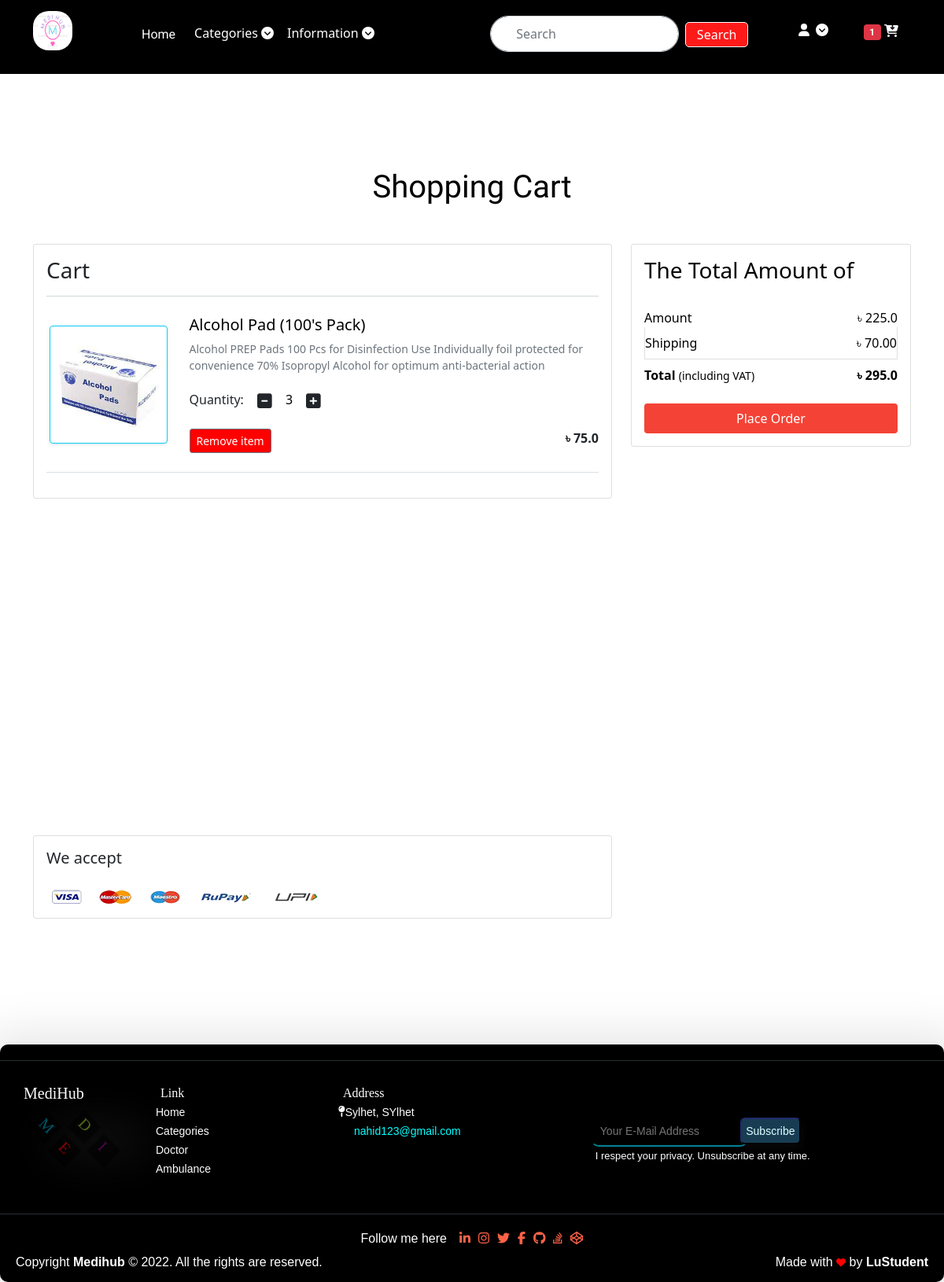
The app's page /cart/ (signed in), older data.
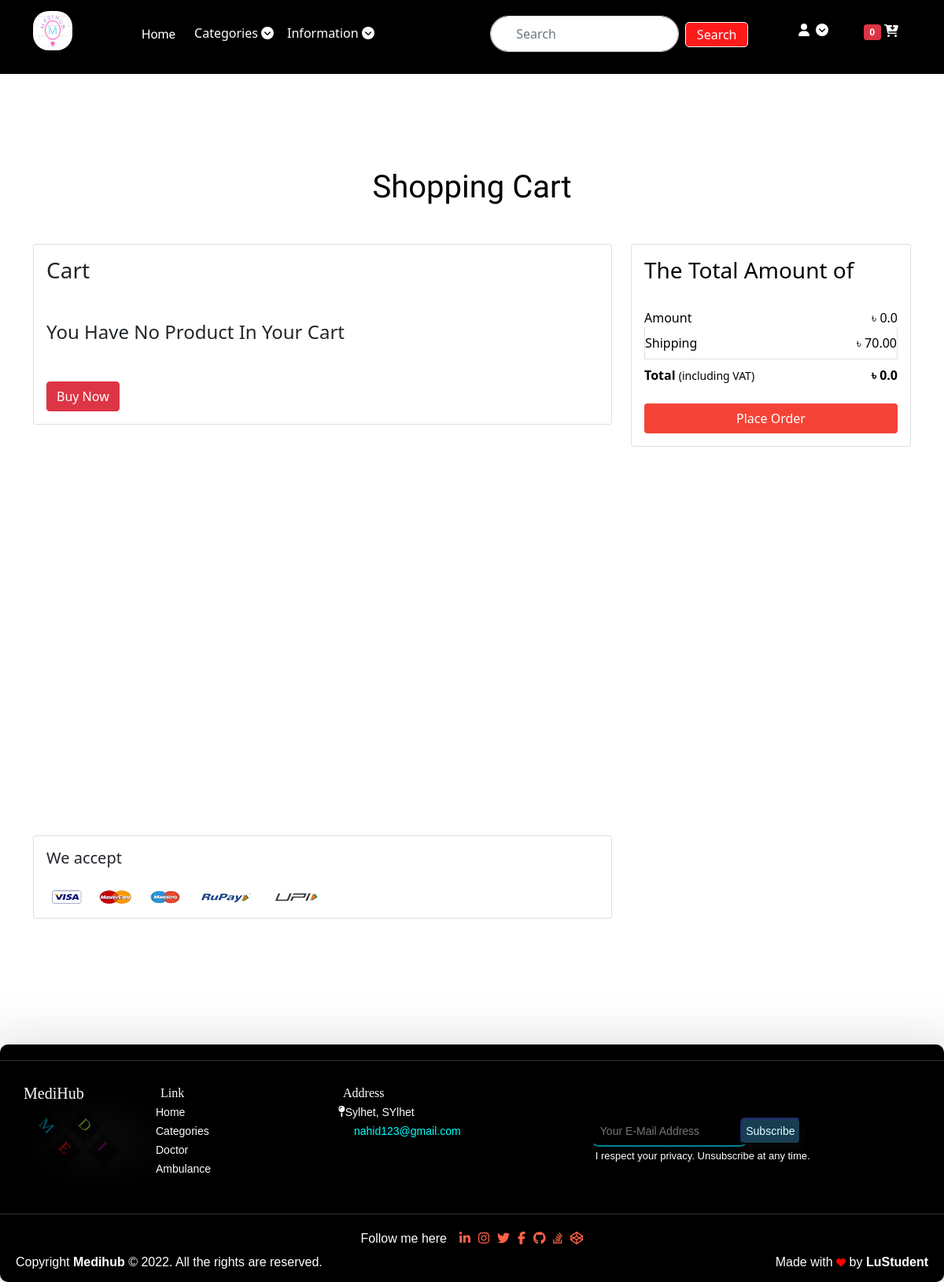
The same page, newer data.
### mediapp/models.py (models this page shows, shortened)
class Cart(models.Model):
    user = models.ForeignKey(User, on_delete=models.CASCADE)
    product = models.ForeignKey(Product, on_delete=models.CASCADE)
    quantity = models.PositiveBigIntegerField(default=1)
    def __str__(self):
        return str(self.product)

class Product(models.Model):
    title = models.CharField(max_length=100)
    cattype = models.CharField(max_length=100, default="")
    selling_price = models.FloatField()
    discounted_price = models.FloatField()
    description = models.TextField()
    Disclaimer = models.TextField(default="no")
    brand = models.CharField(max_length=100)
    category = models.CharField(choices=CATEGORY_CHOICES, max_length=2)
    product_image = models.ImageField(upload_to='productimg')
    def __str__(self):
        return str(self.id)

### mediapp/views.py (the view)
# urls.py: path('cart/', views.show_cart, name='show_cart'),
@login_required
def show_cart(request):
    if request.user.is_authenticated:
        user = request.user
        cart = Cart.objects.filter(user=user)
        amount = 0.0
        shiping_amount = 70.0
        total_amount = 0.0
        cart = Cart.objects.filter(user=request.user)
        empty_cart = "You Have No Product In Your Cart"
        buy_now = "Buy Now"
        cart_product = [p for p in Cart.objects.all() if p.user == user]
        print(cart_product)
        if request.user.is_authenticated:
            cart = Cart.objects.filter(user=request.user)
        if cart_product:
            for p in cart_product:
                tempamount = (p.quantity * p.product.discounted_price)
                amount += tempamount
                total_amount = amount + shiping_amount
        else:
            return render(request, 'app/addtocart.html', {'carts_empty': empty_cart, 'buy_now': buy_now, 'totalamount': total_amount, 'amount': amount, 'tcart': cart, })
        return render(request, 'app/addtocart.html', {'carts': cart, 'totalamount': total_amount, 'amount': amount, 'tcart': cart})

### mediapp/templates/app/addtocart.html (shortened to what this page needs)
{% extends 'app/base.html' %} <br />
{% load static %} <br />
{% block main-content %} <br />
<div class="container my-5" style="height: 100vh">
  <div class="row">
    <h1 class="text-center mb-5 sc">Shopping Cart</h1>
    <div class="col-sm-8">
      <div class="card">
        <div class="card-body">
          <h3 class="text-dark">Cart</h3>
          {% if carts_empty %}
          <h4 class="mt-5 mb-5 text-dark">{{carts_empty}}</h4>
          <a href="{% url 'home' %}" class="btn btn-danger text-center"
            >{{buy_now}}</a
          >
          {% endif %} {% for cart in carts %}
          <hr />
          <div class="row my-4">
            <div class="col-sm-3 text-center align-self-center">
              <img
                src="{{cart.product.product_image.url}}"
                alt=""
                srcset=""
                class="img-fluid img-thumbnail shadow-sm border-info"
                height="150"
                width="150"
              />
            </div>
            <div class="col-sm-9 addproduct">
              <div>
                <h5>{{cart.product.title}}</h5>
                <p class="mb-2 text-muted small">
                  {{cart.product.description}}
                </p>
                <div class="my-3">
                  <label for="quantity">Quantity:</label>
                  <a class="minus-cart btn" pid="{{cart.product.id}}"
                    ><i class="fas fa-minus-square fa-lg"></i
                  ></a>
                  <span id="quantity">{{cart.quantity}}</span>
                  <a class="plus-cart btn" pid="{{cart.product.id}}"
                    ><i class="fas fa-plus-square fa-lg"></i
                  ></a>
                </div>
                <div class="d-flex justify-content-between">
                  <a
                    href="{% url 'show_cart' %}"
                    class="btn btn-sm btn-secondary mr-3 remove-cart"
                    pid="{{cart.product.id}}"
                    >Remove item
                  </a>
                  <p class="mb-0">
                    <span
                      ><strong
                        >৳ {{cart.product.discounted_price}}</strong
                      ></span
                    >
                  </p>
                </div>
              </div>
            </div>
          </div>
          <hr class="text-muted" />
          {% endfor %}
        </div>
      </div>
    </div>
    <div class="col-sm-4">
      <div class="card">
        <div class="card-body amount">
          <h3 class="mb-4">The Total Amount of</h3>
          <ul class="list-group">
            <li
              class="list-group-item d-flex justify-content-between align-items-center border-0 px-0 pb-0"
            >
              Amount <span id="amount">৳ {{amount}}</span>
            </li>
            <li
              class="list-group-item d-flex justify-content-between align-items-center px-0"
            >
              Shipping<span>৳ 70.00</span>
            </li>
            <li
              class="list-group-item d-flex justify-content-between align-items-center border-0 px-0 mb-3"
            >
              <div><strong>Total</strong> <small>(including VAT)</small></div>
              <span
                ><strong
                  >৳ <strong id="totalamount"> {{totalamount}} </strong></strong
                ></span
              >
            </li>
          </ul>
          <div class="d-grid">
            <a href="{% url 'checkout' %}" class="btn pbtn">Place Order</a>
          </div>
        </div>
      </div>
    </div>
  </div>
</div>
<div class="container">
  <div class="row">
    <div class="col-sm-8">
      <div class="card">
        <div class="card-body">
          <h5 class="mb-4">We accept</h5>
          <img
            src="{% static 'app/images/payment.png' %}"
            alt=""
            class="img-fluid"
          />
        </div>
      </div>
    </div>
  </div>
</div>
{% endblock main-content %}

Row changes from the older to the newer data that the page shows:
removed Cart: product.product_image (picture), product "Alcohol Pad (100's Pack)", product.description "Alcohol PREP Pads 100 Pcs for Disinfection Use Individually foil protected for convenience 70% Isopropyl Alcohol for optimum anti-bacterial action", quantity "3", product.discounted_price "75.0"
Text that changed along with them:
{{ tcart|length }}: "1" → "0"
{{ carts_empty }}: (not shown) → "You Have No Product In Your Cart"
{{ buy_now }}: (not shown) → "Buy Now"
{{ amount }}: "225.0" → "0.0"
{{ totalamount }}: "295.0" → "0.0"
